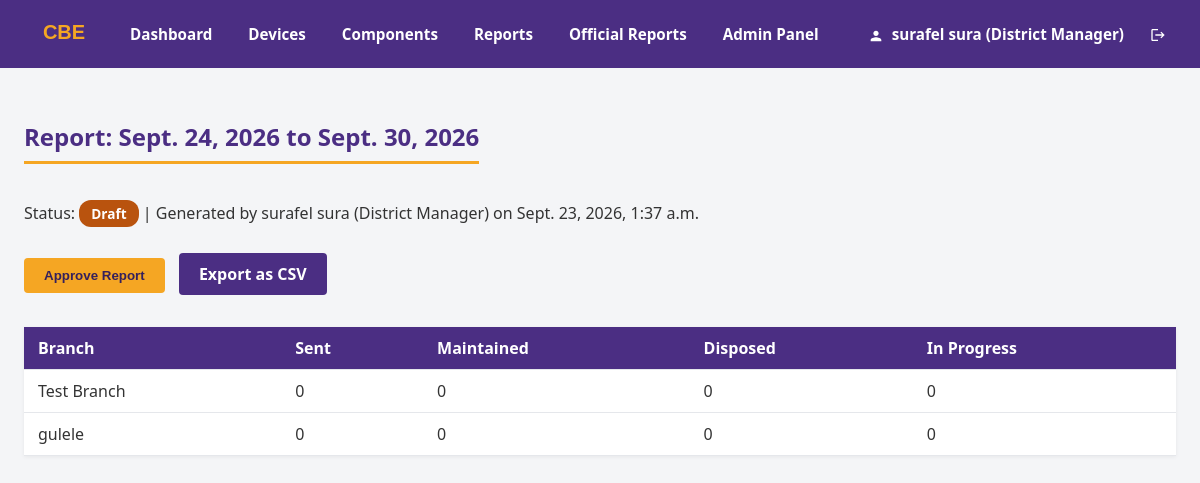
/reports/12/ (signed in), run on the app's committed database.
### accounts/models.py (models this page shows)
class User(AbstractUser):
    class Role(models.TextChoices):
        IT_STAFF = "IT_STAFF", "IT Support Staff"
        MANAGER = "MANAGER", "District Manager"
    role = models.CharField(
        max_length=20,
        choices=Role.choices,
        default=Role.IT_STAFF,
    )
    def __str__(self):
        return f"{self.get_full_name() or self.username} ({self.get_role_display()})"

### reports/models.py (models this page shows, shortened)
class Report(models.Model):
    class ApprovalStatus(models.TextChoices):
        DRAFT = "DRAFT", "Draft"
        APPROVED = "APPROVED", "Approved"
    period_start = models.DateField()
    period_end = models.DateField()
    approval_status = models.CharField(
        max_length=20, choices=ApprovalStatus.choices, default=ApprovalStatus.DRAFT
    )
    generated_at = models.DateTimeField(auto_now_add=True)
    generated_by = models.ForeignKey(
        settings.AUTH_USER_MODEL, on_delete=models.PROTECT, related_name="reports_generated"
    )
    approved_by = models.ForeignKey(
        settings.AUTH_USER_MODEL, on_delete=models.PROTECT, related_name="reports_approved",
        null=True, blank=True
    )

class ReportLine(models.Model):
    report = models.ForeignKey(Report, on_delete=models.CASCADE, related_name="lines")
    branch = models.ForeignKey(Branch, on_delete=models.PROTECT, related_name="report_lines")
    devices_sent = models.PositiveIntegerField()
    devices_maintained = models.PositiveIntegerField()
    devices_disposed = models.PositiveIntegerField()
    discrepancy = models.IntegerField(verbose_name="In Progress")
    class Meta:
        unique_together = ("report", "branch")

### branches/models.py (models this page shows, shortened)
class Branch(models.Model):
    class Grade(models.TextChoices):
        GRADE_1 = "I", "Grade I"
        GRADE_2 = "II", "Grade II"
        GRADE_3 = "III", "Grade III"
        GRADE_4 = "IV", "Grade IV"
        SPECIAL = "SPECIAL", "Special"
    name = models.CharField(max_length=255, unique=True)
    grade = models.CharField(max_length=10, choices=Grade.choices)
    employee_count = models.PositiveIntegerField()
    history = HistoricalRecords()
    class Meta:
        verbose_name_plural = "Branches"

### reports/views.py (the view)
# urls.py: path("<int:pk>/", views.report_detail, name="report_detail"),
@login_required
def report_detail(request, pk):
    report = get_object_or_404(
        Report.objects.select_related("generated_by", "approved_by").prefetch_related("lines__branch"),
        pk=pk,
    )
    return render(request, "reports/report_detail.html", {"report": report})

### reports/templates/reports/report_detail.html (shortened to what this page needs)
{% extends "base.html" %}
{% block content %}
<h2>Report: {{ report.period_start }} to {{ report.period_end }}</h2>
<p>Status: <span class="status-badge status-{{ report.approval_status|lower }}">{{ report.get_approval_status_display }}</span> | Generated by {{ report.generated_by }} on {{ report.generated_at }}</p>
{% if user.role == "MANAGER" and report.approval_status == "DRAFT" %}
<form method="post" action="{% url 'report_approve' report.pk %}" style="display: inline; margin: 10px 0; padding: 0; background: none; box-shadow: none;">
    <button type="submit" class="btn" style="margin-right: 10px;">Approve Report</button>
</form>
{% endif %}
<a href="{% url 'report_export' report.pk %}" class="btn" style="background: var(--cbe-purple); color: white;">Export as CSV</a>
<table>
    <tr>
        <th>Branch</th><th>Sent</th><th>Maintained</th><th>Disposed</th><th>In Progress</th>
    </tr>
    {% for line in report.lines.all %}
    <tr>
        <td>{{ line.branch.name }}</td>
        <td>{{ line.devices_sent }}</td>
        <td>{{ line.devices_maintained }}</td>
        <td>{{ line.devices_disposed }}</td>
        <td>{{ line.discrepancy }}</td>
    </tr>
    {% endfor %}
</table>
{% endblock %}

### templates/base.html (shortened to what this page needs)
{% load static %}
<!doctype html>
<html lang="en">
<head>
  <link rel="stylesheet" href="{% static 'css/style.css' %}?v=5">
</head>
<body>
  <nav>
    <div class="nav-container">
      <div class="nav-left">
        <img src="{% static 'img/logo.svg' %}" alt="CBE Logo" style="height: 40px; object-fit: contain;">
        {% if user.is_authenticated %}
        <a href="{% url 'dashboard' %}">Dashboard</a>
        <a href="{% url 'device_list' %}">Devices</a>
        <a href="{% url 'component_list' %}">Components</a>
        <a href="{% url 'dynamic_report' %}">Reports</a>
        <a href="{% url 'report_list' %}">Official Reports</a>
        {% if user.is_staff %}
        <a href="{% url 'admin:index' %}">Admin Panel</a>
        {% endif %}
        {% endif %}
      </div>
      <div class="nav-right">
        {% if user.is_authenticated %}
        <span>
          <svg class="icon" style="width:16px;height:16px;vertical-align:middle;margin-right:4px;" viewBox="0 0 24 24">
            <path
              d="M12 12c2.21 0 4-1.79 4-4s-1.79-4-4-4-4 1.79-4 4 1.79 4 4 4zm0 2c-2.67 0-8 1.34-8 4v2h16v-2c0-2.66-5.33-4-8-4z" />
          </svg>
          {{ user.get_full_name|default:user.username }} ({{ user.get_role_display }})
        </span>
        <form method="post" action="{% url 'logout' %}" class="logout-form">
          <button type="submit" title="Logout">
            <svg class="icon" style="width:16px;height:16px;vertical-align:middle;" viewBox="0 0 24 24">
              <path
                d="M17 7l-1.41 1.41L18.17 11H8v2h10.17l-2.58 2.58L17 17l5-5zM4 5h8V3H4c-1.1 0-2 .9-2 2v14c0 1.1.9 2 2 2h8v-2H4V5z" />
            </svg>
          </button>
        </form>
        {% endif %}
      </div>
    </div>
  </nav>
  <div class="page">
    {% block content %}{% endblock %}
  </div>
</body>
</html>

### static/css/style.css (style rules this page uses)
:root { --cbe-purple: #4b2e83; --cbe-purple-dark: #35205c; --cbe-gold: #f5a623; --bg: #f4f5f7; --text: #333333; --text-muted: #6b7280; --border: #e5e7eb; --status-green: #10b981; --status-amber: #f59e0b; --status-red: #ef4444; --status-blue: #3b82f6; --status-gray: #6b7280; }
* { box-sizing: border-box; }
body { margin: 0; font-family: "Segoe UI", Arial, sans-serif; background: var(--bg); color: var(--text); }
nav { background: var(--cbe-purple); color: white; padding: 14px 24px; display: flex; align-items: center; gap: 16px; font-size: 0.95rem; }
nav a { color: white; text-decoration: none; font-weight: 600; padding: 6px 10px; border-radius: 4px; }
nav span { font-weight: 600; }
.page { max-width: 1400px; margin: 0 auto; padding: 32px 24px; }
h2 { color: var(--cbe-purple); border-bottom: 3px solid var(--cbe-gold); padding-bottom: 8px; display: inline-block; }
table { width: 100%; border-collapse: collapse; background: white; margin: 16px 0; box-shadow: 0 1px 4px rgba(0, 0, 0, 0.06); }
th, td { text-align: left; padding: 10px 14px; border-bottom: 1px solid var(--border); }
th { background: var(--cbe-purple); color: white; }
a { color: var(--cbe-purple); }
form { background: white; padding: 20px; border-radius: 6px; box-shadow: 0 1px 4px rgba(0, 0, 0, 0.06); max-width: 500px; margin: 16px 0; }
button, input[type="submit"] { background: var(--cbe-gold); color: var(--cbe-purple-dark); border: none; padding: 10px 20px; border-radius: 4px; font-weight: 700; cursor: pointer; margin-top: 8px; }
.logout-form { display: inline; margin: 0; padding: 0; background: none; box-shadow: none; }
.logout-form button { background: none; color: white; border: none; font-weight: 700; padding: 6px 10px; cursor: pointer; font-size: 0.95rem; margin: 0; }
.btn { display: inline-block; background: var(--cbe-gold); color: var(--cbe-purple-dark); padding: 10px 20px; border-radius: 4px; font-weight: 700; text-decoration: none; margin: 10px 0 16px 0; }
.status-badge { display: inline-block; padding: 4px 12px; border-radius: 12px; font-size: 0.85rem; font-weight: 700; color: white; background: var(--cbe-purple); }
.status-draft { background: #b9530e; }
.nav-container { max-width: 1400px; margin: 0 auto; display: flex; justify-content: space-between; width: 100%; }
.nav-left, .nav-right { display: flex; align-items: center; gap: 16px; flex-wrap: wrap; }
.icon { fill: currentColor; display: inline-block; }

### data on the page
User: get_full_name "surafel sura", role "District Manager"
Report: period_start "Sept. 24, 2026", period_end "Sept. 30, 2026", approval_status "Draft", generated_by "surafel sura (District Manager)", generated_at "Sept. 23, 2026, 1:37 a.m."
ReportLine: branch.name "Test Branch", devices_sent "0", devices_maintained "0", devices_disposed "0", discrepancy "0"
ReportLine: branch.name "gulele", devices_sent "0", devices_maintained "0", devices_disposed "0", discrepancy "0"
